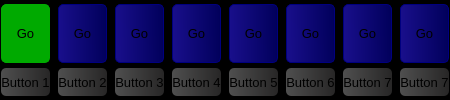
       <widget class="QWidget" name="widget_2" native="true">
        <property name="sizePolicy">
         <sizepolicy hsizetype="Preferred" vsizetype="Preferred">
          <horstretch>0</horstretch>
          <verstretch>70</verstretch>
         </sizepolicy>
        </property>
        <property name="maximumSize">
         <size>
          <width>16777215</width>
          <height>16777215</height>
         </size>
        </property>
        <property name="styleSheet">
         <string notr="true">background-color: rgb(0, 0, 0);</string>
        </property>
        <layout class="QVBoxLayout" name="verticalLayout_2" stretch="2,1">
         <property name="spacing">
          <number>3</number>
         </property>
         <property name="leftMargin">
          <number>1</number>
         </property>
         <property name="topMargin">
          <number>3</number>
         </property>
         <property name="rightMargin">
          <number>1</number>
         </property>
         <property name="bottomMargin">
          <number>3</number>
         </property>
         <item>
          <layout class="QHBoxLayout" name="horizontalLayout_2">
           <property name="spacing">
            <number>8</number>
           </property>
           <property name="topMargin">
            <number>1</number>
           </property>
           <property name="bottomMargin">
            <number>1</number>
           </property>
           <item>
            <widget class="QPushButton" name="pBGo">
             <property name="minimumSize">
              <size>
               <width>0</width>
               <height>40</height>
              </size>
             </property>
             <property name="maximumSize">
              <size>
               <width>80</width>
               <height>60</height>
              </size>
             </property>
             <property name="font">
              <font>
               <pointsize>10</pointsize>
              </font>
             </property>
             <property name="styleSheet">
              <string notr="true">QPushButton{background-color: rgb(0, 170, 0);border-style: solid;border-color: rgb(0, 170, 0);border-width: 1px;border-radius: 5px;} </string>
             </property>
             <property name="text">
              <string>Go</string>
             </property>
            </widget>
           </item>
           <item>
            <widget class="QPushButton" name="pushButton_6">
             <property name="minimumSize">
              <size>
               <width>0</width>
               <height>40</height>
              </size>
             </property>
             <property name="maximumSize">
              <size>
               <width>80</width>
               <height>60</height>
              </size>
             </property>
             <property name="font">
              <font>
               <pointsize>10</pointsize>
              </font>
             </property>
             <property name="styleSheet">
              <string notr="true">QPushButton{background-color:qlineargradient(spread:pad, x1:0, y1:0.573, x2:1, y2:0.545, stop:0 rgba(25, 15, 140, 255), stop:1 rgba(1, 0, 91, 255));border-style: solid;border-color: rgb(0, 0, 127);border-width: 1px;border-radius: 5px;}
</string>
             </property>
             <property name="text">
              <string>Go</string>
             </property>
            </widget>
           </item>
           <item>
            <widget class="QPushButton" name="pushButton_5">
             <property name="minimumSize">
              <size>
               <width>0</width>
               <height>40</height>
              </size>
             </property>
             <property name="maximumSize">
              <size>
               <width>80</width>
               <height>60</height>
              </size>
             </property>
             <property name="font">
              <font>
               <pointsize>10</pointsize>
              </font>
             </property>
             <property name="styleSheet">
              <string notr="true">QPushButton{background-color:qlineargradient(spread:pad, x1:0, y1:0.573, x2:1, y2:0.545, stop:0 rgba(25, 15, 140, 255), stop:1 rgba(1, 0, 91, 255));border-style: solid;border-color: rgb(0, 0, 127);border-width: 1px;border-radius: 5px;}
</string>
             </property>
             <property name="text">
              <string>Go</string>
             </property>
            </widget>
           </item>
           <item>
            <widget class="QPushButton" name="pushButton_4">
             <property name="minimumSize">
              <size>
               <width>0</width>
               <height>40</height>
              </size>
             </property>
             <property name="maximumSize">
              <size>
               <width>80</width>
               <height>60</height>
              </size>
             </property>
             <property name="font">
              <font>
               <pointsize>10</pointsize>
              </font>
             </property>
             <property name="styleSheet">
              <string notr="true">QPushButton{background-color:qlineargradient(spread:pad, x1:0, y1:0.573, x2:1, y2:0.545, stop:0 rgba(25, 15, 140, 255), stop:1 rgba(1, 0, 91, 255));border-style: solid;border-color: rgb(0, 0, 127);border-width: 1px;border-radius: 5px;}
</string>
             </property>
             <property name="text">
              <string>Go</string>
             </property>
            </widget>
           </item>
           <item>
            <widget class="QPushButton" name="pushButton_3">
             <property name="minimumSize">
              <size>
               <width>0</width>
               <height>40</height>
              </size>
             </property>
             <property name="maximumSize">
              <size>
               <width>80</width>
               <height>60</height>
              </size>
             </property>
             <property name="font">
              <font>
               <pointsize>10</pointsize>
              </font>
             </property>
             <property name="styleSheet">
              <string notr="true">QPushButton{background-color:qlineargradient(spread:pad, x1:0, y1:0.573, x2:1, y2:0.545, stop:0 rgba(25, 15, 140, 255), stop:1 rgba(1, 0, 91, 255));border-style: solid;border-color: rgb(0, 0, 127);border-width: 1px;border-radius: 5px;}
</string>
             </property>
             <property name="text">
              <string>Go</string>
             </property>
            </widget>
           </item>
           <item>
            <widget class="QPushButton" name="pushButton_2">
             <property name="minimumSize">
              <size>
               <width>0</width>
               <height>40</height>
              </size>
             </property>
             <property name="maximumSize">
              <size>
               <width>80</width>
               <height>60</height>
              </size>
             </property>
             <property name="font">
              <font>
               <pointsize>10</pointsize>
              </font>
             </property>
             <property name="styleSheet">
              <string notr="true">QPushButton{background-color:qlineargradient(spread:pad, x1:0, y1:0.573, x2:1, y2:0.545, stop:0 rgba(25, 15, 140, 255), stop:1 rgba(1, 0, 91, 255));border-style: solid;border-color: rgb(0, 0, 127);border-width: 1px;border-radius: 5px;}
</string>
             </property>
             <property name="text">
              <string>Go</string>
             </property>
            </widget>
           </item>
           <item>
            <widget class="QPushButton" name="pushButton">
             <property name="minimumSize">
              <size>
               <width>0</width>
               <height>40</height>
              </size>
             </property>
             <property name="maximumSize">
              <size>
               <width>80</width>
               <height>60</height>
              </size>
             </property>
             <property name="font">
              <font>
               <pointsize>10</pointsize>
              </font>
             </property>
             <property name="styleSheet">
              <string notr="true">QPushButton{background-color:qlineargradient(spread:pad, x1:0, y1:0.573, x2:1, y2:0.545, stop:0 rgba(25, 15, 140, 255), stop:1 rgba(1, 0, 91, 255));border-style: solid;border-color: rgb(0, 0, 127);border-width: 1px;border-radius: 5px;}
</string>
             </property>
             <property name="text">
              <string>Go</string>
             </property>
            </widget>
           </item>
           <item>
            <widget class="QPushButton" name="pushButton_7">
             <property name="minimumSize">
              <size>
               <width>0</width>
               <height>40</height>
              </size>
             </property>
             <property name="maximumSize">
              <size>
               <width>80</width>
               <height>60</height>
              </size>
             </property>
             <property name="font">
              <font>
               <pointsize>10</pointsize>
              </font>
             </property>
             <property name="styleSheet">
              <string notr="true">QPushButton{background-color:qlineargradient(spread:pad, x1:0, y1:0.573, x2:1, y2:0.545, stop:0 rgba(25, 15, 140, 255), stop:1 rgba(1, 0, 91, 255));border-style: solid;border-color: rgb(0, 0, 127);border-width: 1px;border-radius: 5px;}
</string>
             </property>
             <property name="text">
              <string>Go</string>
             </property>
            </widget>
           </item>
          </layout>
         </item>
         <item>
          <layout class="QHBoxLayout" name="horizontalLayout_3">
           <property name="spacing">
            <number>8</number>
           </property>
           <property name="topMargin">
            <number>1</number>
           </property>
           <property name="bottomMargin">
            <number>1</number>
           </property>
           <item>
            <widget class="QPushButton" name="pBLB01">
             <property name="minimumSize">
              <size>
               <width>0</width>
               <height>20</height>
              </size>
             </property>
             <property name="maximumSize">
              <size>
               <width>80</width>
               <height>40</height>
              </size>
             </property>
             <property name="font">
              <font>
               <pointsize>10</pointsize>
              </font>
             </property>
             <property name="styleSheet">
              <string notr="true">QPushButton{background-color: qlineargradient(spread:pad, x1:0, y1:0.568, x2:1, y2:0.574, stop:0 rgba(79, 79, 79, 255), stop:1 rgba(39, 38, 38, 255));border-style: solid;border-color: rgba(0, 0, 0, 255);border-width: 0px;border-radius: 5px;} </string>
             </property>
             <property name="text">
              <string>Button 1</string>
             </property>
            </widget>
           </item>
           <item>
            <widget class="QPushButton" name="pBLB02">
             <property name="minimumSize">
              <size>
               <width>0</width>
               <height>20</height>
              </size>
             </property>
             <property name="maximumSize">
              <size>
               <width>80</width>
               <height>40</height>
              </size>
             </property>
             <property name="font">
              <font>
               <pointsize>10</pointsize>
              </font>
             </property>
             <property name="styleSheet">
              <string notr="true">QPushButton{background-color: qlineargradient(spread:pad, x1:0, y1:0.568, x2:1, y2:0.574, stop:0 rgba(79, 79, 79, 255), stop:1 rgba(39, 38, 38, 255));border-style: solid;border-color: rgba(0, 0, 0, 255);border-width: 0px;border-radius: 5px;} </string>
             </property>
             <property name="text">
              <string>Button 2</string>
             </property>
            </widget>
           </item>
           <item>
            <widget class="QPushButton" name="pBLB03">
             <property name="minimumSize">
              <size>
               <width>0</width>
               <height>20</height>
              </size>
             </property>
             <property name="maximumSize">
              <size>
               <width>80</width>
               <height>40</height>
              </size>
             </property>
             <property name="font">
              <font>
               <pointsize>10</pointsize>
              </font>
             </property>
             <property name="styleSheet">
              <string notr="true">QPushButton{background-color: qlineargradient(spread:pad, x1:0, y1:0.568, x2:1, y2:0.574, stop:0 rgba(79, 79, 79, 255), stop:1 rgba(39, 38, 38, 255));border-style: solid;border-color: rgba(0, 0, 0, 255);border-width: 0px;border-radius: 5px;} </string>
             </property>
             <property name="text">
              <string>Button 3</string>
             </property>
            </widget>
           </item>
           <item>
            <widget class="QPushButton" name="pBLB04">
             <property name="minimumSize">
              <size>
               <width>0</width>
               <height>20</height>
              </size>
             </property>
             <property name="maximumSize">
              <size>
               <width>80</width>
               <height>40</height>
              </size>
             </property>
             <property name="font">
              <font>
               <pointsize>10</pointsize>
              </font>
             </property>
             <property name="styleSheet">
              <string notr="true">QPushButton{background-color: qlineargradient(spread:pad, x1:0, y1:0.568, x2:1, y2:0.574, stop:0 rgba(79, 79, 79, 255), stop:1 rgba(39, 38, 38, 255));border-style: solid;border-color: rgba(0, 0, 0, 255);border-width: 0px;border-radius: 5px;} </string>
             </property>
             <property name="text">
              <string>Button 4</string>
             </property>
            </widget>
           </item>
           <item>
            <widget class="QPushButton" name="pBLB05">
             <property name="minimumSize">
              <size>
               <width>0</width>
               <height>20</height>
              </size>
             </property>
             <property name="maximumSize">
              <size>
               <width>80</width>
               <height>40</height>
              </size>
             </property>
             <property name="font">
              <font>
               <pointsize>10</pointsize>
              </font>
             </property>
             <property name="styleSheet">
              <string notr="true">QPushButton{background-color: qlineargradient(spread:pad, x1:0, y1:0.568, x2:1, y2:0.574, stop:0 rgba(79, 79, 79, 255), stop:1 rgba(39, 38, 38, 255));border-style: solid;border-color: rgba(0, 0, 0, 255);border-width: 0px;border-radius: 5px;} </string>
             </property>
             <property name="text">
              <string>Button 5</string>
             </property>
            </widget>
           </item>
           <item>
            <widget class="QPushButton" name="pBLB06">
             <property name="minimumSize">
              <size>
               <width>0</width>
               <height>20</height>
              </size>
             </property>
             <property name="maximumSize">
              <size>
               <width>80</width>
               <height>40</height>
              </size>
             </property>
             <property name="font">
              <font>
               <pointsize>10</pointsize>
              </font>
             </property>
             <property name="styleSheet">
              <string notr="true">QPushButton{background-color: qlineargradient(spread:pad, x1:0, y1:0.568, x2:1, y2:0.574, stop:0 rgba(79, 79, 79, 255), stop:1 rgba(39, 38, 38, 255));border-style: solid;border-color: rgba(0, 0, 0, 255);border-width: 0px;border-radius: 5px;} </string>
             </property>
             <property name="text">
              <string>Button 6</string>
             </property>
            </widget>
           </item>
           <item>
            <widget class="QPushButton" name="pBLB07">
             <property name="minimumSize">
              <size>
               <width>0</width>
               <height>20</height>
              </size>
             </property>
             <property name="maximumSize">
              <size>
               <width>80</width>
               <height>40</height>
              </size>
             </property>
             <property name="font">
              <font>
               <pointsize>10</pointsize>
              </font>
             </property>
             <property name="styleSheet">
              <string notr="true">QPushButton{background-color: qlineargradient(spread:pad, x1:0, y1:0.568, x2:1, y2:0.574, stop:0 rgba(79, 79, 79, 255), stop:1 rgba(39, 38, 38, 255));border-style: solid;border-color: rgba(0, 0, 0, 255);border-width: 0px;border-radius: 5px;} </string>
             </property>
             <property name="text">
              <string>Button 7</string>
             </property>
            </widget>
           </item>
           <item>
            <widget class="QPushButton" name="pBLB07_2">
             <property name="minimumSize">
              <size>
               <width>0</width>
               <height>20</height>
              </size>
             </property>
             <property name="maximumSize">
              <size>
               <width>80</width>
               <height>40</height>
              </size>
             </property>
             <property name="font">
              <font>
               <pointsize>10</pointsize>
              </font>
             </property>
             <property name="styleSheet">
              <string notr="true">QPushButton{background-color: qlineargradient(spread:pad, x1:0, y1:0.568, x2:1, y2:0.574, stop:0 rgba(79, 79, 79, 255), stop:1 rgba(39, 38, 38, 255));border-style: solid;border-color: rgba(0, 0, 0, 255);border-width: 0px;border-radius: 5px;} </string>
             </property>
             <property name="text">
              <string>Button 7</string>
             </property>
            </widget>
           </item>
          </layout>
         </item>
        </layout>
       </widget>
